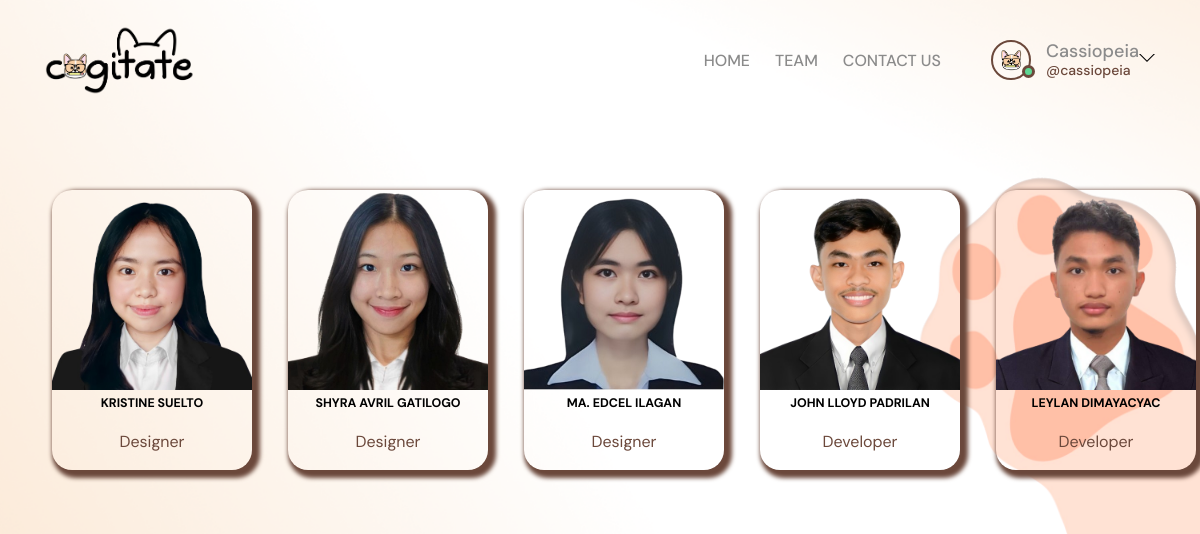
/team (signed in), run on the app's committed database.
### base/models.py (models this page shows)
class User(AbstractUser):
    name = models.CharField(max_length=200, null=True)
    email = models.EmailField(unique=True, null=True)
    bio = models.TextField(null=True)
    avatar = models.ImageField(null=True, default="avatar.svg")
    USERNAME_FIELD = 'email'
    REQUIRED_FIELDS = []

### base/views.py (the view)
# urls.py: path('team', views.team, name="team"),
def team(request):
    return render(request, 'base/team.html')

### base/templates/base/team.html
{% extends 'main.html' %}
{% load static %}
{% block content %}
<div class="row">
    <div class="column">
        <div class="card">
            <img src="{% static 'images/kristine.png' %}" alt="Kristine" style="width:100%">
            <div class="container-team">
                <h5>KRISTINE SUELTO </h5>
                <p class="title-team">Designer</p>
            </div>
        </div>
    </div>
    <div class="column">
        <div class="card">
            <img src="{% static 'images/shy.png' %}" alt="Shy" style="width:100%">
            <div class="container-team">
                <h5>SHYRA AVRIL GATILOGO</h5>
                <p class="title-team">Designer</p>
            </div>
        </div>
    </div>
    <div class="column">
        <div class="card">
            <img src="{% static 'images/edcel.png' %}" alt="Edcel" style="width:100%">
            <div class="container-team">
                <h5>MA. EDCEL ILAGAN</h5>
                <p class="title-team">Designer</p>
            </div>
        </div>
    </div>
    <div class="column">
        <div class="card">
            <img src="{% static 'images/jolo.png' %}" alt="Jolo" style="width:100%">
            <div class="container-team">
                <h5>JOHN LLOYD PADRILAN</h5>
                <p class="title-team">Developer</p>
            </div>
        </div>
    </div>
    <div class="column">
        <div class="card">
            <img src="{% static 'images/leylan.png' %}" alt="Leylan" style="width:100%">
            <div class="container-team">
                <h5>LEYLAN DIMAYACYAC</h5>
                <p class="title-team">Developer</p>
            </div>
        </div>
    </div>
</div>
{% endblock content %}

### templates/navbar.html (shortened to what this page needs)
{% load static %}
<header class="header">
    <a href="{% url 'home' %}" class="header__logo">
        <img src="{% static 'images/logo.png' %}" alt="Logo" />
    </a>
    <nav class="header__menu">
        <div class="navigation-buttons">
            <a href="{% url 'home' %}">HOME</a>
            <div class="team-list-item">
                <a class="contact-link">TEAM</a>
            </div>
            <div class="contact-list-item">
                <a class="contact-link">CONTACT US</a>
            </div>
        </div>
        {% if request.user.is_authenticated %}
        <div class="header__user">
            <a href="{% url 'user-profile' pk=request.user.pk %}">
                <div class="avatar avatar--medium active">
                    <img src="{{request.user.avatar.url}}" alt="{{request.user.name}}" />
                </div>
                <p>{{request.user.name}}<span>@{{request.user.username}}</span></p>
            </a>
            <button class="dropdown-button">
                <svg version="1.1" xmlns="http://www.w3.org/2000/svg" width="32" height="32" viewBox="0 0 32 32">
                    <title>menu</title>
                    <path d="M16 21l-13-13h-3l16 16 16-16h-3l-13 13z"></path>
                </svg>
            </button>
        </div>
        {% else %}
        <a href="{% url 'login' %}">
            <img src="{% static 'images/avatar.svg' %}" alt="Avatar" />
            <p>Login</p>
        </a>
        {% endif %}
    </nav>
</header>

### static/styles/style.css (style rules this page uses)
:root { --color-main: #F7CEA4; --color-dark: #6B483B; --color-light: #77615A; --color-white: #fcfcfc; --color-gray: #8b8b8b; --color-light-gray: #D9D9D9; --color-dark-gray:#4d4b4b; --color-bg: linear-gradient(45deg, #F7CEA4, #fcfcfc, #fcfcfc,#F7CEA4); --color-success: #5dd693; --color-error: #fc4b0b; }
* { font-family: "DM Sans", -apple-system, BlinkMacSystemFont, "Segoe UI", Roboto, Oxygen, Ubuntu, Cantarell, "Open Sans", "Helvetica Neue", sans-serif; margin: 0; padding: 0; box-sizing: border-box; text-rendering: optimizeLegibility; color: inherit; }
@media only screen and (min-width: 1200px) { html { font-size: 62.5%; } }
header { display: flex; flex-wrap: wrap; justify-content: space-between; align-items: center; padding: 20px; }
body { font-weight: 400; font-size: 2rem; background: var(--color-bg); min-height: 100vh; background-image: url('static\images\home.jpg'); }
img { width: 100%; }
a { display: inline-block; color: #6B483B; text-decoration: none; }
.header__logo img { display: flex; width: 100px; height: auto; margin-left: 2rem; }
.header__menu { display: flex; align-items: center; }
.navigation-buttons { display: flex; gap: 25px; margin-right: 50px; }
.navigation-buttons a { color: #6B483B; text-decoration: none; font-size: 16px; }
.header__user { display: flex; gap: 0rem; align-items:center; margin-right: 2rem; }
.header { padding: 2.5rem; }
.header__logo, .header__link, .header__logo > img { height: 7rem; width: 15rem; }
.header__menu { margin-left: auto; position: relative; }
.header__menu a { display: flex; gap: 1.5rem; align-items: center; font-weight: 500; text-decoration: none; color: var(--color-gray); }
.header__menu img { height: 3.6rem; }
.header__menu p { line-height: 1.2; font-size: 1.8rem; }
.header__menu span { color: var(--color-dark); font-weight: 500; font-size: 1.4rem; display: block; }
.header__menu svg { width: 1.6rem; height: 1.6rem; fill: var(--color-dark-light); }
.dropdown-button { background: transparent; border: 0; outline: 0; cursor: pointer; }
.column { float: left; width: 17%; margin-top: 50px; margin-bottom: 16px; margin-left: 3.2rem; padding: 20px 20px; text-align: center; }
.card { width: 200px; height: 280px; box-shadow: 4px 4px 4px 4px #6B483B; border-radius: 20px; transition: background-color 0.3s ease; }
.container-team { padding: 0 16px; }
.container-team::after, .row::after { content: ""; clear: both; display: table; }
.title-team { color: var(--color-dark); margin-top: 20px; font-size: medium; }
.row { align-items: center; }
.avatar { position: relative; display: inline-block; border-radius: 50%; border: 2px solid var(--color-dark); }
.avatar img { display: block; border-radius: 50%; object-fit: cover; object-position: center; }
.avatar::after { content: ""; display: block; position: absolute; background-color: var(--color-gray); z-index: 111; border-radius: 50%; border: 0.3rem solid var(--color-dark); }
.avatar.active::after { background-color: var(--color-success); }
.avatar.avatar--medium img { width: 3.6rem; height: 3.6rem; border-radius: 50%; }
.avatar.avatar--medium:after { width: 0.7rem; height: 0.7rem; bottom: 0px; right: -6px; }

### templates/main.html (style rules this page uses)
body { font-weight: 400; font-size: 1.5rem; min-height: 100vh; background-image: url('images/bg-paw.png'); background-size: cover; background-position: top right; background-repeat: no-repeat; }

### data on the page
User: user.avatar (picture), user.name "Cassiopeia", user.username "cassiopeia"
